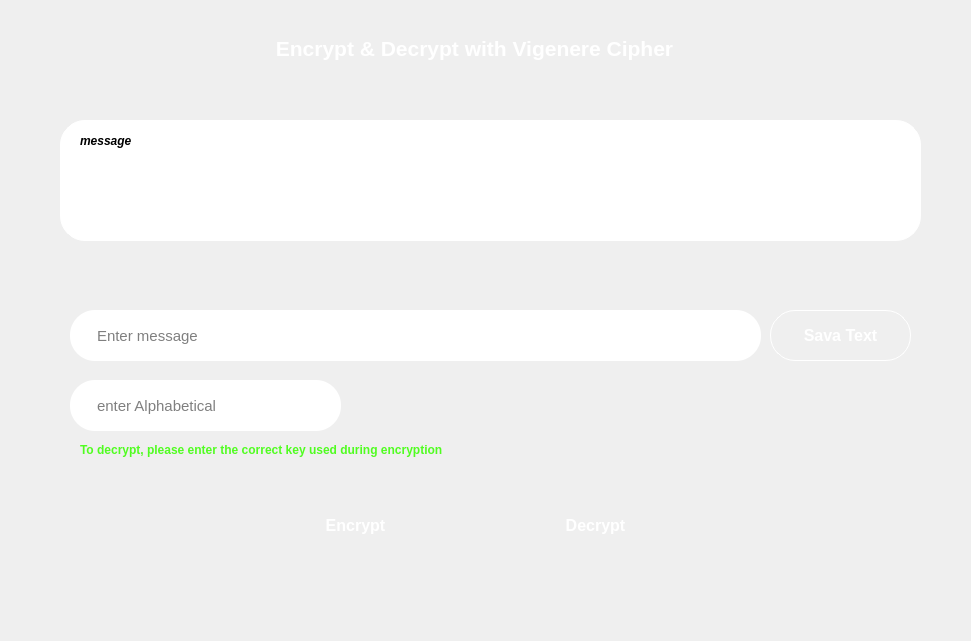
   <widget class="QWidget" name="vigenere_window" native="true">
    <property name="geometry">
     <rect>
      <x>330</x>
      <y>10</y>
      <width>971</width>
      <height>641</height>
     </rect>
    </property>
    <property name="styleSheet">
     <string notr="true"> background: qlineargradient(
        x1:0, y1:0, x2:0, y2:1, 
        stop:0 #1995AD, 
        stop:1 #022932
    );
border-radius:25px;</string>
    </property>
    <widget class="QLabel" name="label_6">
     <property name="geometry">
      <rect>
       <x>214</x>
       <y>30</y>
       <width>521</width>
       <height>36</height>
      </rect>
     </property>
     <property name="font">
      <font>
       <pointsize>16</pointsize>
       <bold>true</bold>
      </font>
     </property>
     <property name="styleSheet">
      <string notr="true">color:white;
background:transparent;</string>
     </property>
     <property name="text">
      <string>Encrypt &amp; Decrypt with Vigenere Cipher</string>
     </property>
     <property name="alignment">
      <set>Qt::AlignmentFlag::AlignCenter</set>
     </property>
    </widget>
    <widget class="QLabel" name="vigenere_output">
     <property name="geometry">
      <rect>
       <x>60</x>
       <y>120</y>
       <width>861</width>
       <height>121</height>
      </rect>
     </property>
     <property name="font">
      <font>
       <pointsize>16</pointsize>
       <bold>true</bold>
      </font>
     </property>
     <property name="styleSheet">
      <string notr="true">background:white;
border:1px solid white;</string>
     </property>
     <property name="text">
      <string/>
     </property>
     <property name="margin">
      <number>25</number>
     </property>
    </widget>
    <widget class="QLineEdit" name="vigenere_input">
     <property name="geometry">
      <rect>
       <x>70</x>
       <y>310</y>
       <width>691</width>
       <height>51</height>
      </rect>
     </property>
     <property name="font">
      <font>
       <pointsize>11</pointsize>
      </font>
     </property>
     <property name="styleSheet">
      <string notr="true">background:white;
padding-left:25px;
</string>
     </property>
     <property name="alignment">
      <set>Qt::AlignmentFlag::AlignLeading|Qt::AlignmentFlag::AlignLeft|Qt::AlignmentFlag::AlignVCenter</set>
     </property>
     <property name="placeholderText">
      <string>Enter message</string>
     </property>
    </widget>
    <widget class="QPushButton" name="vigenere_encrypt">
     <property name="geometry">
      <rect>
       <x>270</x>
       <y>500</y>
       <width>171</width>
       <height>51</height>
      </rect>
     </property>
     <property name="font">
      <font>
       <pointsize>12</pointsize>
       <bold>true</bold>
      </font>
     </property>
     <property name="styleSheet">
      <string notr="true">#vigenere_encrypt {
    color: white;
    font-weight: bold;
    border: none;
    border-radius: 25px;
    padding: 8px 16px;
    background: qlineargradient(
        x1:0, y1:0, x2:0, y2:1,
        stop:0 #4CAF50, 
        stop:1 #2E7D32   );
}

#vigenere_encrypt:pressed {
    background: white;
    color: #2c6df7;
    border: 1px solid #2c6df7;
}
</string>
     </property>
     <property name="text">
      <string>Encrypt</string>
     </property>
    </widget>
    <widget class="QPushButton" name="vigenere_decrypt">
     <property name="geometry">
      <rect>
       <x>510</x>
       <y>500</y>
       <width>171</width>
       <height>51</height>
      </rect>
     </property>
     <property name="font">
      <font>
       <pointsize>12</pointsize>
       <bold>true</bold>
      </font>
     </property>
     <property name="styleSheet">
      <string notr="true">#vigenere_decrypt {
     color: white;
    font-weight: bold;
    border: none;
    border-radius: 25px;
    padding: 8px 16px;
    background: qlineargradient(
        x1:0, y1:0, x2:0, y2:1,
        stop:0 #f44336, 
        stop:1 #c62828  
    );
}

#vigenere_decrypt:pressed {
    background: white;
    color: #2c6df7;
    border: 1px solid #2c6df7;
}
</string>
     </property>
     <property name="text">
      <string>Decrypt</string>
     </property>
    </widget>
    <widget class="QLabel" name="label_7">
     <property name="geometry">
      <rect>
       <x>80</x>
       <y>130</y>
       <width>111</width>
       <height>21</height>
      </rect>
     </property>
     <property name="font">
      <font>
       <italic>true</italic>
       <bold>true</bold>
      </font>
     </property>
     <property name="styleSheet">
      <string notr="true">background:transparent;</string>
     </property>
     <property name="text">
      <string>message</string>
     </property>
    </widget>
    <widget class="QLineEdit" name="vigenere_key">
     <property name="geometry">
      <rect>
       <x>70</x>
       <y>380</y>
       <width>271</width>
       <height>51</height>
      </rect>
     </property>
     <property name="font">
      <font>
       <pointsize>11</pointsize>
      </font>
     </property>
     <property name="styleSheet">
      <string notr="true">background:white;
padding-left:25px;</string>
     </property>
     <property name="alignment">
      <set>Qt::AlignmentFlag::AlignLeading|Qt::AlignmentFlag::AlignLeft|Qt::AlignmentFlag::AlignVCenter</set>
     </property>
     <property name="placeholderText">
      <string>enter Alphabetical </string>
     </property>
    </widget>
    <widget class="QLabel" name="key_description_3">
     <property name="geometry">
      <rect>
       <x>80</x>
       <y>440</y>
       <width>501</width>
       <height>20</height>
      </rect>
     </property>
     <property name="font">
      <font>
       <bold>true</bold>
      </font>
     </property>
     <property name="styleSheet">
      <string notr="true">background:transparent;
color:#50fd20;</string>
     </property>
     <property name="text">
      <string>To decrypt, please enter the correct key used during encryption</string>
     </property>
    </widget>
    <widget class="QPushButton" name="vigenere_save">
     <property name="geometry">
      <rect>
       <x>770</x>
       <y>310</y>
       <width>141</width>
       <height>51</height>
      </rect>
     </property>
     <property name="font">
      <font>
       <pointsize>12</pointsize>
       <bold>true</bold>
      </font>
     </property>
     <property name="styleSheet">
      <string notr="true">#vigenere_save {
    color: white;
    font-weight: bold;
    border: 1px solid white;
    border-radius: 25px;
    padding: 8px 16px;
    background: qlineargradient(
        x1:0, y1:0, x2:0, y2:1,
        stop:0 #6a11cb,
        stop:1 #2575fc
    );
}

#vigenere_save:pressed {
    background: white;
    color: #2c6df7;
    border: 1px solid #2c6df7;
}
</string>
     </property>
     <property name="text">
      <string>Sava Text</string>
     </property>
    </widget>
   </widget>
